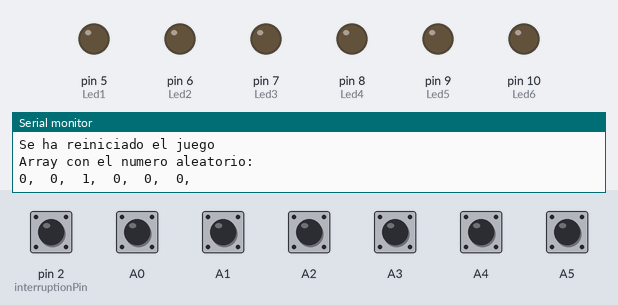
Recording of a sketch running on a simulated Arduino Uno, built with avr-gcc and run on an emulated ATmega328P. On the bench: output pins drawn as LEDs (lit = HIGH), the last lines printed to the serial monitor. The test bench sets the inputs (shaded band); at power-on: A0–5, pin 2 (interruptionPin) HIGH. Random numbers use the default seed unless the sketch sets one.

Above: at 1.7 s.
1.8 s: A3 pulled LOW for 0.15 s
At 3.5 s:
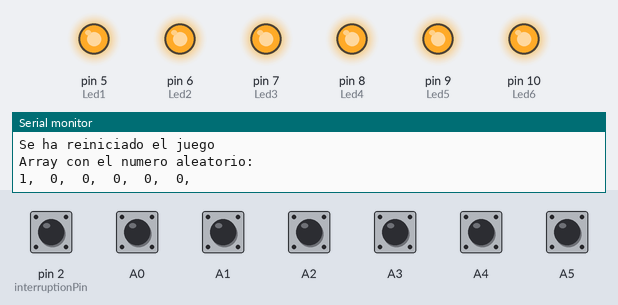
4.8 s: A0 pulled LOW for 0.15 s
At 6.2 s:
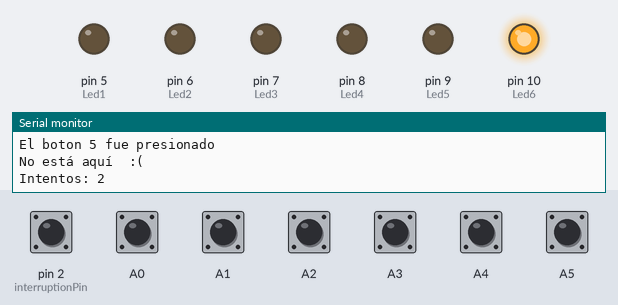
6.8 s: A1 pulled LOW for 1 s
At 7.8 s:
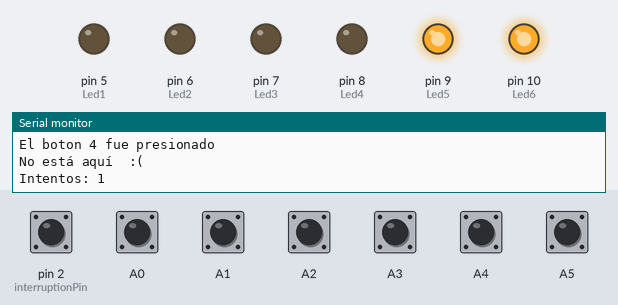
9.4 s: A1 pulled LOW for 0.15 s
At 10.9 s:
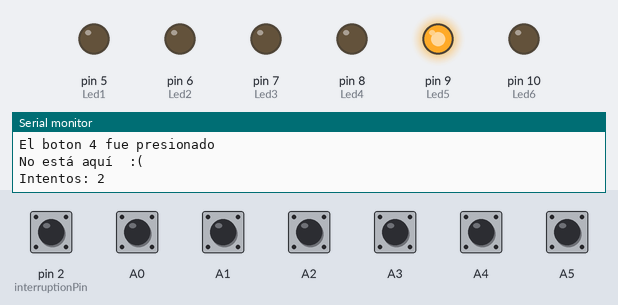
11.4 s: A2 pulled LOW for 0.15 s
At 12.5 s:
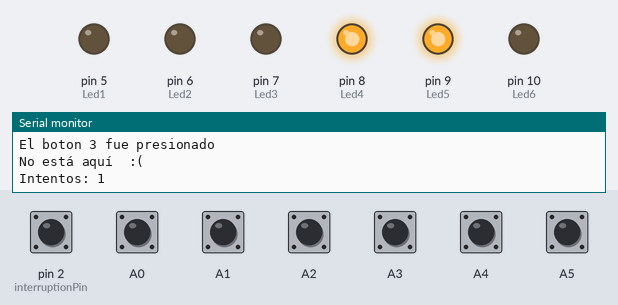
13.4 s: A4 pulled LOW for 0.15 s
At 13.96 s:
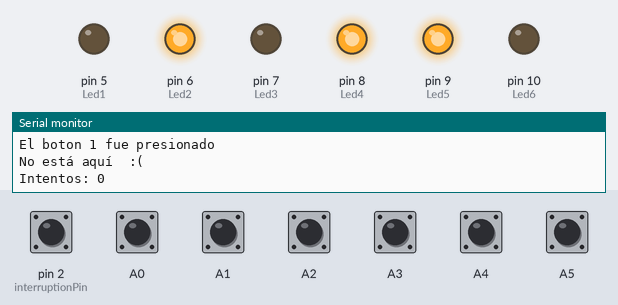
Timing chart, 0 to 16.4 s (numbered marks = the images above; inputs shaded):
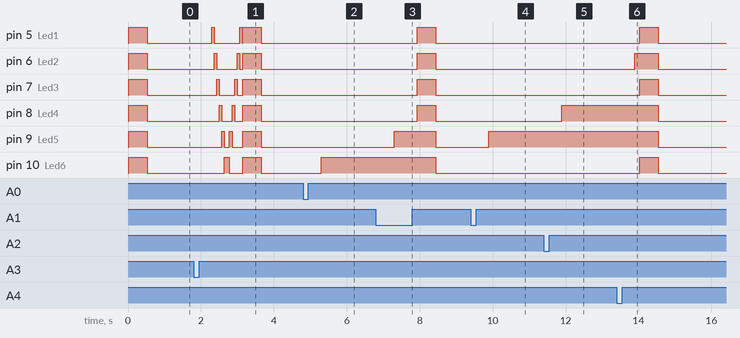

Measured:
- after the input at 1.8 s, pin 5 (Led1): goes HIGH 0.07 s, LOW 0.69 s, HIGH 0.07 s, LOW 0.02 s, HIGH 0.50 s, then LOW, starting after 0.50 s; pin 6 (Led2): goes HIGH 0.07 s, LOW 0.55 s, HIGH 0.07 s, LOW 0.09 s, HIGH 0.50 s, then LOW, starting after 0.57 s
- after the input at 4.8 s, pin 10 (Led6): LOW → HIGH after 0.50 s
- after the input at 6.8 s, pin 5 (Led1), pin 6 (Led2), pin 7 (Led3), pin 8 (Led4): LOW → HIGH after 1.1 s, → LOW 0.50 s later; pin 9 (Led5): LOW → HIGH after 0.50 s, → LOW 1.1 s later; pin 10 (Led6): HIGH → LOW after 1.6 s
- after the input at 9.4 s, pin 9 (Led5): LOW → HIGH after 0.50 s
- after the input at 11.4 s, pin 8 (Led4): LOW → HIGH after 0.50 s
- after the input at 13.4 s, pin 5 (Led1), pin 7 (Led3), pin 10 (Led6): LOW → HIGH after 0.64 s, → LOW 0.50 s later; pin 6 (Led2): LOW → HIGH after 0.50 s, → LOW 0.64 s later; pin 8 (Led4), pin 9 (Led5): HIGH → LOW after 1.1 s

The sketch:

BuscaMinasInv.ino
```cpp
//array to store the location of the "mine"
int mineLocation[6];
int randomNumber;

//Pin declaration
int Led1 = 5;
int Led2 = 6;
int Led3 = 7;
int Led4 = 8;
int Led5 = 9;
int Led6 = 10;

int interruptionPin = 2;

int pressedButton = -1; // <- -1 = none

volatile bool resetFlag = false;

int attempts = 3; // amount of tries before reseting the game

void setup() {
  Serial.begin(9600);
  pinMode(interruptionPin, INPUT_PULLUP);
  attachInterrupt(digitalPinToInterrupt(interruptionPin), resetButton, FALLING);

  //Set "analog in" pins to read the buttons
  pinMode(A0, INPUT_PULLUP);
  pinMode(A1, INPUT_PULLUP);
  pinMode(A2, INPUT_PULLUP);
  pinMode(A3, INPUT_PULLUP);
  pinMode(A4, INPUT_PULLUP);
  pinMode(A5, INPUT_PULLUP);

  //Set the "digital" pins to send the output of each led
  pinMode(Led1, OUTPUT);
  pinMode(Led2, OUTPUT);
  pinMode(Led3, OUTPUT);
  pinMode(Led4, OUTPUT);
  pinMode(Led5, OUTPUT);
  pinMode(Led6, OUTPUT);

  // Begin the first round of the game
  reset();
}

void loop() {
  //check if the interruption button was pressed
  //this will set the flag to true ^^^^^^^^^^^^
  if (resetFlag == true) {
    reset(); // <- And obviously rest the game
  }

  //Verify if you still have remaining attempts
  if (attempts > 0) {
    checkAttempts();
  } else {
    Serial.println("Se acabaron los intentos, Intente de nuevo");
    Serial.println();
    reset();
  }
}

//Method to read the buttons and set pressed button variable :O
int readButton() {
  int buttonState0 = digitalRead(A5);
  int buttonState1 = digitalRead(A4);
  int buttonState2 = digitalRead(A3);
  int buttonState3 = digitalRead(A2);
  int buttonState4 = digitalRead(A1);
  int buttonState5 = digitalRead(A0);

  if (buttonState0 == LOW) {
    pressedButton = 0;
    delay(500);
  } else if (buttonState1 == LOW) {
    pressedButton = 1;
    delay(500);
  } else if (buttonState2 == LOW) {
    pressedButton = 2;
    delay(500);
  } else if (buttonState3 == LOW) {
    pressedButton = 3;
    delay(500);
  } else if (buttonState4 == LOW) {
    pressedButton = 4;
    delay(500);
  } else if (buttonState5 == LOW) {
    pressedButton = 5;
    delay(500);
  }

  return pressedButton;
}

void checkAttempts() {
  // Check the button pressed and set it inside the switch
  // These prints are merely for debugging and checking if the game worked before the leds

  switch (readButton()) {
    case 0:
      Serial.println("El boton 0 fue presionado");
      if (mineLocation[pressedButton] != 0) {
        Serial.println("Felicidades");
        successSecuence();
        reset();
      } else {
        digitalWrite(Led1, HIGH);
        Serial.println("No está aquí  :(");
        attempts -= 1;
        Serial.print("Intentos: ");
        Serial.println(attempts);
        Serial.println();
      }
      break;
    case 1:
      Serial.println("El boton 1 fue presionado");
      if (mineLocation[pressedButton] != 0) {
        Serial.println("Felicidades");
        successSecuence();
        reset();
      } else {
        digitalWrite(Led2, HIGH);
        Serial.println("No está aquí  :(");
        attempts -= 1;
        Serial.print("Intentos: ");
        Serial.println(attempts);
        Serial.println();
      }
      break;
    case 2:
      Serial.println("El boton 2 fue presionado");
      if (mineLocation[pressedButton] != 0) {
        Serial.println("Felicidades");
        successSecuence();
        reset();
      } else {
        digitalWrite(Led3, HIGH);
        Serial.println("No está aquí  :(");
        attempts -= 1;
        Serial.print("Intentos: ");
        Serial.println(attempts);
        Serial.println();
      }
      break;
    case 3:
      Serial.println("El boton 3 fue presionado");
      if (mineLocation[pressedButton] != 0) {
        Serial.println("Felicidades");
        successSecuence();
        reset();
      } else {
        digitalWrite(Led4, HIGH);
        Serial.println("No está aquí  :(");
        attempts -= 1;
        Serial.print("Intentos: ");
        Serial.println(attempts);
        Serial.println();
      }
      break;
    case 4:
      Serial.println("El boton 4 fue presionado");
      if (mineLocation[pressedButton] != 0) {
        Serial.println("Felicidades");
        successSecuence();
        reset();
      } else {
        digitalWrite(Led5, HIGH);
        Serial.println("No está aquí  :(");
        attempts -= 1;
        Serial.print("Intentos: ");
        Serial.println(attempts);
        Serial.println();
      }
      break;
    case 5:
      Serial.println("El boton 5 fue presionado");
      if (mineLocation[pressedButton] != 0) {
        Serial.println("Felicidades");
        successSecuence();
        reset();
      } else {
        digitalWrite(Led6, HIGH);
        Serial.println("No está aquí  :(");
        attempts -= 1;
        Serial.print("Intentos: ");
        Serial.println(attempts);
        Serial.println();
      }
      break;
  }
  pressedButton = -1;
}

// Either after winning or failing the reset secuence must play
// All roads lead to the resetSecuence
void resetSecuence() {
  // Encender todos los LEDs
  digitalWrite(Led1, HIGH);
  digitalWrite(Led2, HIGH);
  digitalWrite(Led3, HIGH);
  digitalWrite(Led4, HIGH);
  digitalWrite(Led5, HIGH);
  digitalWrite(Led6, HIGH);

  delay(500); // medio segundo encendidos

  // Apagar todos los LEDs
  digitalWrite(Led1, LOW);
  digitalWrite(Led2, LOW);
  digitalWrite(Led3, LOW);
  digitalWrite(Led4, LOW);
  digitalWrite(Led5, LOW);
  digitalWrite(Led6, LOW);
}


void successSecuence() {
  // Apagar todos los LEDs antes de empezar
  digitalWrite(Led1, LOW);
  digitalWrite(Led2, LOW);
  digitalWrite(Led3, LOW);
  digitalWrite(Led4, LOW);
  digitalWrite(Led5, LOW);
  digitalWrite(Led6, LOW);

  // Repetir el efecto varias veces
  for (int rep = 0; rep < 1; rep++) {

    for (int i = Led1; i <= Led6; i++) {
      digitalWrite(i, HIGH);
      delay(69);
      digitalWrite(i, LOW);
    }

    // Carrera derecha → izquierda
    for (int i = Led6; i >= Led1; i--) {
      digitalWrite(i, HIGH);
      delay(69);
      digitalWrite(i, LOW);
    }
  }
}


void resetButton() {
  resetFlag = true;
}

void reset() {
  //clear all values inside the array
  for (int i = 0; i < 6; i++) {
    mineLocation[i] = 0;
  }

  //Set a new random seed to generate a new spot for the mine
  randomSeed(micros());
  randomNumber = random(0, 6);

  //""Hide the mine"" on the newly generated position
  mineLocation[randomNumber] = 1;

  //Reset the amount of attempts remaining
  attempts = 3;

  //Indicate the user the game has been reseted
  Serial.println("Se ha reiniciado el juego");

  //Show the array where the mine is located
  //This is mainly for debugging and kinda breaks the emotion of the game
  //So this can be commented to keep it secret.
  Serial.println("Array con el numero aleatorio:");
  for (int i = 0; i < 6; i++) {
    Serial.print(mineLocation[i]);
    Serial.print(",  ");
  }
  Serial.println();
  Serial.println();


  resetSecuence();
  resetFlag=false;
}
```
